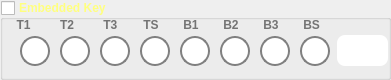
  <widget class="QGroupBox" name="groupBox_10">
   <property name="geometry">
    <rect>
     <x>10</x>
     <y>90</y>
     <width>391</width>
     <height>80</height>
    </rect>
   </property>
   <property name="palette">
    <palette>
     <active>
      <colorrole role="WindowText">
       <brush brushstyle="SolidPattern">
        <color alpha="255">
         <red>255</red>
         <green>255</green>
         <blue>127</blue>
        </color>
       </brush>
      </colorrole>
     </active>
     <inactive>
      <colorrole role="WindowText">
       <brush brushstyle="SolidPattern">
        <color alpha="255">
         <red>255</red>
         <green>255</green>
         <blue>127</blue>
        </color>
       </brush>
      </colorrole>
     </inactive>
     <disabled>
      <colorrole role="WindowText">
       <brush brushstyle="SolidPattern">
        <color alpha="255">
         <red>116</red>
         <green>116</green>
         <blue>116</blue>
        </color>
       </brush>
      </colorrole>
     </disabled>
    </palette>
   </property>
   <property name="font">
    <font>
     <weight>75</weight>
     <bold>true</bold>
    </font>
   </property>
   <property name="styleSheet">
    <string notr="true"/>
   </property>
   <property name="title">
    <string>Embedded Key</string>
   </property>
   <property name="checkable">
    <bool>true</bool>
   </property>
   <property name="checked">
    <bool>false</bool>
   </property>
   <widget class="QLineEdit" name="lineEdit_46">
    <property name="geometry">
     <rect>
      <x>20</x>
      <y>36</y>
      <width>30</width>
      <height>30</height>
     </rect>
    </property>
    <property name="font">
     <font>
      <pointsize>-1</pointsize>
      <weight>75</weight>
      <italic>false</italic>
      <bold>true</bold>
     </font>
    </property>
    <property name="styleSheet">
     <string notr="true"> QLineEdit {
     border: 2px solid gray;
     border-radius: 15px;
     padding: 0 8px;
     background: white;
     selection-background-color: darkgray;
	 color:white;
     font: bold 14px;
 }</string>
    </property>
   </widget>
   <widget class="QLineEdit" name="lineEdit_47">
    <property name="geometry">
     <rect>
      <x>60</x>
      <y>36</y>
      <width>30</width>
      <height>30</height>
     </rect>
    </property>
    <property name="font">
     <font>
      <pointsize>-1</pointsize>
      <weight>75</weight>
      <italic>false</italic>
      <bold>true</bold>
     </font>
    </property>
    <property name="styleSheet">
     <string notr="true"> QLineEdit {
     border: 2px solid gray;
     border-radius: 15px;
     padding: 0 8px;
     background: white;
     selection-background-color: darkgray;
	 color:white;
     font: bold 14px;
 }</string>
    </property>
   </widget>
   <widget class="QLineEdit" name="lineEdit_48">
    <property name="geometry">
     <rect>
      <x>100</x>
      <y>36</y>
      <width>30</width>
      <height>30</height>
     </rect>
    </property>
    <property name="font">
     <font>
      <pointsize>-1</pointsize>
      <weight>75</weight>
      <italic>false</italic>
      <bold>true</bold>
     </font>
    </property>
    <property name="styleSheet">
     <string notr="true"> QLineEdit {
     border: 2px solid gray;
     border-radius: 15px;
     padding: 0 8px;
     background: white;
     selection-background-color: darkgray;
	 color:white;
     font: bold 14px;
 }</string>
    </property>
   </widget>
   <widget class="QLineEdit" name="lineEdit_49">
    <property name="geometry">
     <rect>
      <x>140</x>
      <y>36</y>
      <width>30</width>
      <height>30</height>
     </rect>
    </property>
    <property name="font">
     <font>
      <pointsize>-1</pointsize>
      <weight>75</weight>
      <italic>false</italic>
      <bold>true</bold>
     </font>
    </property>
    <property name="styleSheet">
     <string notr="true"> QLineEdit {
     border: 2px solid gray;
     border-radius: 15px;
     padding: 0 8px;
     background: white;
     selection-background-color: darkgray;
	 color:white;
     font: bold 14px;
 }</string>
    </property>
   </widget>
   <widget class="QLineEdit" name="lineEdit_50">
    <property name="geometry">
     <rect>
      <x>180</x>
      <y>36</y>
      <width>30</width>
      <height>30</height>
     </rect>
    </property>
    <property name="font">
     <font>
      <pointsize>-1</pointsize>
      <weight>75</weight>
      <italic>false</italic>
      <bold>true</bold>
     </font>
    </property>
    <property name="styleSheet">
     <string notr="true"> QLineEdit {
     border: 2px solid gray;
     border-radius: 15px;
     padding: 0 8px;
     background: white;
     selection-background-color: darkgray;
	 color:white;
     font: bold 14px;
 }</string>
    </property>
   </widget>
   <widget class="QLineEdit" name="lineEdit_51">
    <property name="geometry">
     <rect>
      <x>220</x>
      <y>36</y>
      <width>30</width>
      <height>30</height>
     </rect>
    </property>
    <property name="font">
     <font>
      <pointsize>-1</pointsize>
      <weight>75</weight>
      <italic>false</italic>
      <bold>true</bold>
     </font>
    </property>
    <property name="styleSheet">
     <string notr="true"> QLineEdit {
     border: 2px solid gray;
     border-radius: 15px;
     padding: 0 8px;
     background: white;
     selection-background-color: darkgray;
	 color:white;
     font: bold 14px;
 }</string>
    </property>
   </widget>
   <widget class="QLineEdit" name="lineEdit_52">
    <property name="geometry">
     <rect>
      <x>260</x>
      <y>36</y>
      <width>30</width>
      <height>30</height>
     </rect>
    </property>
    <property name="font">
     <font>
      <pointsize>-1</pointsize>
      <weight>75</weight>
      <italic>false</italic>
      <bold>true</bold>
     </font>
    </property>
    <property name="styleSheet">
     <string notr="true"> QLineEdit {
     border: 2px solid gray;
     border-radius: 15px;
     padding: 0 8px;
     background: white;
     selection-background-color: darkgray;
	 color:white;
     font: bold 14px;
 }</string>
    </property>
   </widget>
   <widget class="QLineEdit" name="lineEdit_53">
    <property name="geometry">
     <rect>
      <x>300</x>
      <y>36</y>
      <width>30</width>
      <height>30</height>
     </rect>
    </property>
    <property name="font">
     <font>
      <pointsize>-1</pointsize>
      <weight>75</weight>
      <italic>false</italic>
      <bold>true</bold>
     </font>
    </property>
    <property name="styleSheet">
     <string notr="true"> QLineEdit {
     border: 2px solid gray;
     border-radius: 15px;
     padding: 0 8px;
     background: white;
     selection-background-color: darkgray;
	 color:white;
     font: bold 14px;
 }</string>
    </property>
   </widget>
   <widget class="QLineEdit" name="lineEdit_54">
    <property name="geometry">
     <rect>
      <x>337</x>
      <y>35</y>
      <width>51</width>
      <height>31</height>
     </rect>
    </property>
    <property name="font">
     <font>
      <pointsize>-1</pointsize>
      <weight>75</weight>
      <italic>false</italic>
      <bold>true</bold>
     </font>
    </property>
    <property name="styleSheet">
     <string notr="true">QLineEdit {
     border: 1px black;
     border-radius: 8px;
     padding: 0 8px;
     background: white;
     selection-background-color: darkgray;
	 color:black;
     font: bold 14px;
 }</string>
    </property>
   </widget>
   <widget class="QLabel" name="label_48">
    <property name="geometry">
     <rect>
      <x>300</x>
      <y>10</y>
      <width>35</width>
      <height>30</height>
     </rect>
    </property>
    <property name="text">
     <string> BS</string>
    </property>
   </widget>
   <widget class="QLabel" name="label_8">
    <property name="geometry">
     <rect>
      <x>100</x>
      <y>10</y>
      <width>35</width>
      <height>30</height>
     </rect>
    </property>
    <property name="text">
     <string> T3</string>
    </property>
   </widget>
   <widget class="QLabel" name="label_49">
    <property name="geometry">
     <rect>
      <x>220</x>
      <y>10</y>
      <width>35</width>
      <height>30</height>
     </rect>
    </property>
    <property name="text">
     <string> B2</string>
    </property>
   </widget>
   <widget class="QLabel" name="label_50">
    <property name="geometry">
     <rect>
      <x>10</x>
      <y>10</y>
      <width>35</width>
      <height>30</height>
     </rect>
    </property>
    <property name="text">
     <string>  T1</string>
    </property>
   </widget>
   <widget class="QLabel" name="label_51">
    <property name="geometry">
     <rect>
      <x>180</x>
      <y>10</y>
      <width>35</width>
      <height>30</height>
     </rect>
    </property>
    <property name="text">
     <string> B1</string>
    </property>
   </widget>
   <widget class="QLabel" name="label_52">
    <property name="geometry">
     <rect>
      <x>260</x>
      <y>10</y>
      <width>35</width>
      <height>30</height>
     </rect>
    </property>
    <property name="text">
     <string> B3</string>
    </property>
   </widget>
   <widget class="QLabel" name="label_53">
    <property name="geometry">
     <rect>
      <x>60</x>
      <y>10</y>
      <width>35</width>
      <height>30</height>
     </rect>
    </property>
    <property name="text">
     <string>T2</string>
    </property>
   </widget>
   <widget class="QLabel" name="label_54">
    <property name="geometry">
     <rect>
      <x>140</x>
      <y>10</y>
      <width>35</width>
      <height>30</height>
     </rect>
    </property>
    <property name="text">
     <string> TS</string>
    </property>
   </widget>
  </widget>
